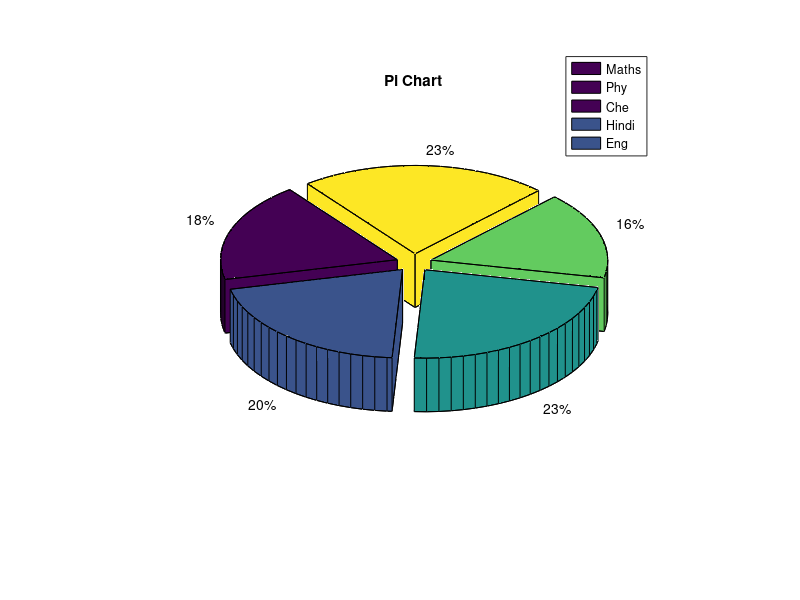

Write the MATLAB code that produced this figure.

X=[8 9 10 7 10]
%% Simple Pi_Chart
%pie(X)

%% To get space between each value of X
Y=[1 1 1 1 1]
pie(X,Y)

% 3D Pi chart
pie3(X,Y)

% To label a Pi_Chart
label={'Maths' 'Phy' 'Che' 'Hindi' 'Eng'}
pie3(X,Y)
title('Pi Chart')
lgd=legend(label)
